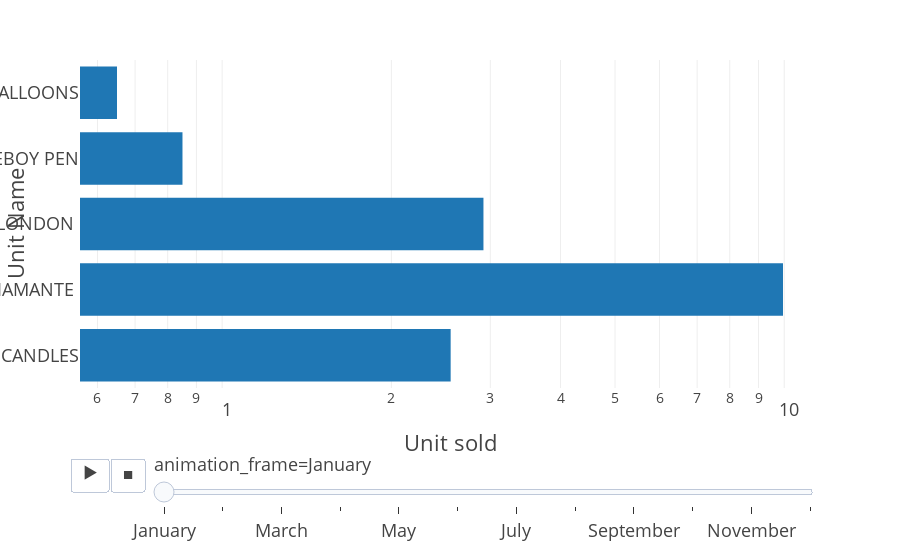

Write notebook code for a chart like this one.
### Code cell
fig

### Figure 1 — Plotly figure (JSON) as saved in the notebook; plotly's stock layout.template omitted (floating-point values rounded to 4 significant figures)
{"data": [{"alignmentgroup": "True", "hovertemplate": "animation_frame=January<br>Unit sold=%{x}<br>Unit Name=%{y}<extra></extra>", "legendgroup": "", "marker": {"color": "#1F77B4", "pattern": {"shape": ""}}, "name": "", "offsetgroup": "", "orientation": "h", "showlegend": false, "textposition": "auto", "type": "bar", "x": [2.55, 9.95, 2.917, 0.85, 0.65], "xaxis": "x", "y": [" 4 PURPLE FLOCK DINNER CANDLES", " OVAL WALL MIRROR DIAMANTE ", " SET 2 TEA TOWELS I LOVE LONDON ", "10 COLOUR SPACEBOY PEN", "12 COLOURED PARTY BALLOONS"], "yaxis": "y"}], "layout": {"barmode": "relative", "legend": {"tracegroupgap": 0}, "margin": {"t": 60}, "sliders": [{"active": 0, "currentvalue": {"prefix": "animation_frame="}, "len": 0.9, "pad": {"b": 10, "t": 60}, "steps": [{"args": [["January"], {"frame": {"duration": 0, "redraw": true}, "fromcurrent": true, "mode": "immediate", "transition": {"duration": 0, "easing": "linear"}}], "label": "January", "method": "animate"}, {"args": [["February"], {"frame": {"duration": 0, "redraw": true}, "fromcurrent": true, "mode": "immediate", "transition": {"duration": 0, "easing": "linear"}}], "label": "February", "method": "animate"}, {"args": [["March"], {"frame": {"duration": 0, "redraw": true}, "fromcurrent": true, "mode": "immediate", "transition": {"duration": 0, "easing": "linear"}}], "label": "March", "method": "animate"}, {"args": [["April"], {"frame": {"duration": 0, "redraw": true}, "fromcurrent": true, "mode": "immediate", "transition": {"duration": 0, "easing": "linear"}}], "label": "April", "method": "animate"}, {"args": [["May"], {"frame": {"duration": 0, "redraw": true}, "fromcurrent": true, "mode": "immediate", "transition": {"duration": 0, "easing": "linear"}}], "label": "May", "method": "animate"}, {"args": [["June"], {"frame": {"duration": 0, "redraw": true}, "fromcurrent": true, "mode": "immediate", "transition": {"duration": 0, "easing": "linear"}}], "label": "June", "method": "animate"}, {"args": [["July"], {"frame": {"duration": 0, "redraw": true}, "fromcurrent": true, "mode": "immediate", "transition": {"duration": 0, "easing": "linear"}}], "label": "July", "method": "animate"}, {"args": [["August"], {"frame": {"duration": 0, "redraw": true}, "fromcurrent": true, "mode": "immediate", "transition": {"duration": 0, "easing": "linear"}}], "label": "August", "method": "animate"}, {"args": [["September"], {"frame": {"duration": 0, "redraw": true}, "fromcurrent": true, "mode": "immediate", "transition": {"duration": 0, "easing": "linear"}}], "label": "September", "method": "animate"}, {"args": [["October"], {"frame": {"duration": 0, "redraw": true}, "fromcurrent": true, "mode": "immediate", "transition": {"duration": 0, "easing": "linear"}}], "label": "October", "method": "animate"}, {"args": [["November"], {"frame": {"duration": 0, "redraw": true}, "fromcurrent": true, "mode": "immediate", "transition": {"duration": 0, "easing": "linear"}}], "label": "November", "method": "animate"}, {"args": [["December"], {"frame": {"duration": 0, "redraw": true}, "fromcurrent": true, "mode": "immediate", "transition": {"duration": 0, "easing": "linear"}}], "label": "December", "method": "animate"}], "x": 0.1, "xanchor": "left", "y": 0, "yanchor": "top"}], "updatemenus": [{"buttons": [{"args": [null, {"frame": {"duration": 500, "redraw": true}, "fromcurrent": true, "mode": "immediate", "transition": {"duration": 500, "easing": "linear"}}], "label": "&#9654;", "method": "animate"}, {"args": [[null], {"frame": {"duration": 0, "redraw": true}, "fromcurrent": true, "mode": "immediate", "transition": {"duration": 0, "easing": "linear"}}], "label": "&#9724;", "method": "animate"}], "direction": "left", "pad": {"r": 10, "t": 70}, "showactive": false, "type": "buttons", "x": 0.1, "xanchor": "right", "y": 0, "yanchor": "top"}], "xaxis": {"anchor": "y", "domain": [0, 1], "title": {"text": "Unit sold"}, "type": "log"}, "yaxis": {"anchor": "x", "domain": [0, 1], "title": {"text": "Unit Name"}}}}
